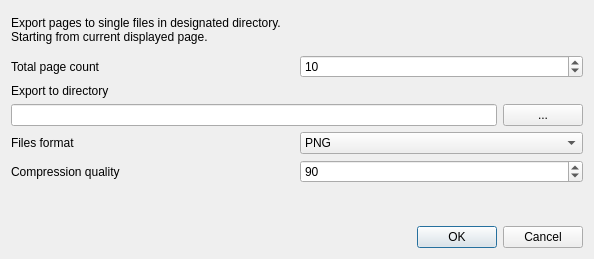
<?xml version="1.0" encoding="UTF-8"?>
<ui version="4.0">
 <class>ZExportDialog</class>
 <widget class="QDialog" name="ZExportDialog">
  <property name="geometry">
   <rect>
    <x>0</x>
    <y>0</y>
    <width>594</width>
    <height>259</height>
   </rect>
  </property>
  <property name="windowTitle">
   <string>Dialog</string>
  </property>
  <layout class="QVBoxLayout" name="verticalLayout">
   <item>
    <widget class="QLabel" name="label">
     <property name="sizePolicy">
      <sizepolicy hsizetype="Preferred" vsizetype="Expanding">
       <horstretch>0</horstretch>
       <verstretch>0</verstretch>
      </sizepolicy>
     </property>
     <property name="text">
      <string>Export pages to single files in designated directory.
Starting from current displayed page.</string>
     </property>
    </widget>
   </item>
   <item>
    <layout class="QHBoxLayout" name="horizontalLayout_3">
     <item>
      <widget class="QLabel" name="label_2">
       <property name="text">
        <string>Total page count</string>
       </property>
       <property name="buddy">
        <cstring>pageCount</cstring>
       </property>
      </widget>
     </item>
     <item>
      <widget class="QSpinBox" name="pageCount">
       <property name="minimum">
        <number>1</number>
       </property>
       <property name="maximum">
        <number>9999</number>
       </property>
       <property name="value">
        <number>10</number>
       </property>
      </widget>
     </item>
    </layout>
   </item>
   <item>
    <layout class="QVBoxLayout" name="verticalLayout_2">
     <item>
      <widget class="QLabel" name="label_3">
       <property name="text">
        <string>Export to directory</string>
       </property>
       <property name="buddy">
        <cstring>exportDir</cstring>
       </property>
      </widget>
     </item>
     <item>
      <layout class="QHBoxLayout" name="horizontalLayout_2">
       <item>
        <widget class="QLineEdit" name="exportDir">
         <property name="readOnly">
          <bool>true</bool>
         </property>
        </widget>
       </item>
       <item>
        <widget class="QPushButton" name="exportDirBtn">
         <property name="text">
          <string>...</string>
         </property>
        </widget>
       </item>
      </layout>
     </item>
    </layout>
   </item>
   <item>
    <layout class="QHBoxLayout" name="horizontalLayout_4">
     <item>
      <widget class="QLabel" name="label_4">
       <property name="text">
        <string>Files format</string>
       </property>
       <property name="buddy">
        <cstring>imageFormat</cstring>
       </property>
      </widget>
     </item>
     <item>
      <widget class="QComboBox" name="imageFormat">
       <item>
        <property name="text">
         <string>PNG</string>
        </property>
       </item>
       <item>
        <property name="text">
         <string>JPG</string>
        </property>
       </item>
       <item>
        <property name="text">
         <string>BMP</string>
        </property>
       </item>
       <item>
        <property name="text">
         <string>GIF</string>
        </property>
       </item>
      </widget>
     </item>
    </layout>
   </item>
   <item>
    <layout class="QHBoxLayout" name="horizontalLayout_5">
     <item>
      <widget class="QLabel" name="label_5">
       <property name="text">
        <string>Compression quality</string>
       </property>
       <property name="buddy">
        <cstring>imageQuality</cstring>
       </property>
      </widget>
     </item>
     <item>
      <widget class="QSpinBox" name="imageQuality">
       <property name="minimum">
        <number>1</number>
       </property>
       <property name="maximum">
        <number>100</number>
       </property>
       <property name="value">
        <number>90</number>
       </property>
      </widget>
     </item>
    </layout>
   </item>
   <item>
    <spacer name="verticalSpacer">
     <property name="orientation">
      <enum>Qt::Vertical</enum>
     </property>
     <property name="sizeHint" stdset="0">
      <size>
       <width>20</width>
       <height>27</height>
      </size>
     </property>
    </spacer>
   </item>
   <item>
    <layout class="QHBoxLayout" name="horizontalLayout">
     <item>
      <spacer name="horizontalSpacer">
       <property name="orientation">
        <enum>Qt::Horizontal</enum>
       </property>
       <property name="sizeHint" stdset="0">
        <size>
         <width>40</width>
         <height>20</height>
        </size>
       </property>
      </spacer>
     </item>
     <item>
      <widget class="QPushButton" name="pushButton">
       <property name="text">
        <string>OK</string>
       </property>
       <property name="default">
        <bool>true</bool>
       </property>
      </widget>
     </item>
     <item>
      <widget class="QPushButton" name="pushButton_2">
       <property name="text">
        <string>Cancel</string>
       </property>
      </widget>
     </item>
    </layout>
   </item>
  </layout>
 </widget>
 <tabstops>
  <tabstop>pageCount</tabstop>
  <tabstop>exportDir</tabstop>
  <tabstop>exportDirBtn</tabstop>
  <tabstop>imageFormat</tabstop>
  <tabstop>imageQuality</tabstop>
  <tabstop>pushButton</tabstop>
  <tabstop>pushButton_2</tabstop>
 </tabstops>
 <resources/>
 <connections>
  <connection>
   <sender>pushButton</sender>
   <signal>clicked()</signal>
   <receiver>ZExportDialog</receiver>
   <slot>accept()</slot>
   <hints>
    <hint type="sourcelabel">
     <x>438</x>
     <y>234</y>
    </hint>
    <hint type="destinationlabel">
     <x>187</x>
     <y>157</y>
    </hint>
   </hints>
  </connection>
  <connection>
   <sender>pushButton_2</sender>
   <signal>clicked()</signal>
   <receiver>ZExportDialog</receiver>
   <slot>reject()</slot>
   <hints>
    <hint type="sourcelabel">
     <x>541</x>
     <y>243</y>
    </hint>
    <hint type="destinationlabel">
     <x>213</x>
     <y>148</y>
    </hint>
   </hints>
  </connection>
 </connections>
</ui>
